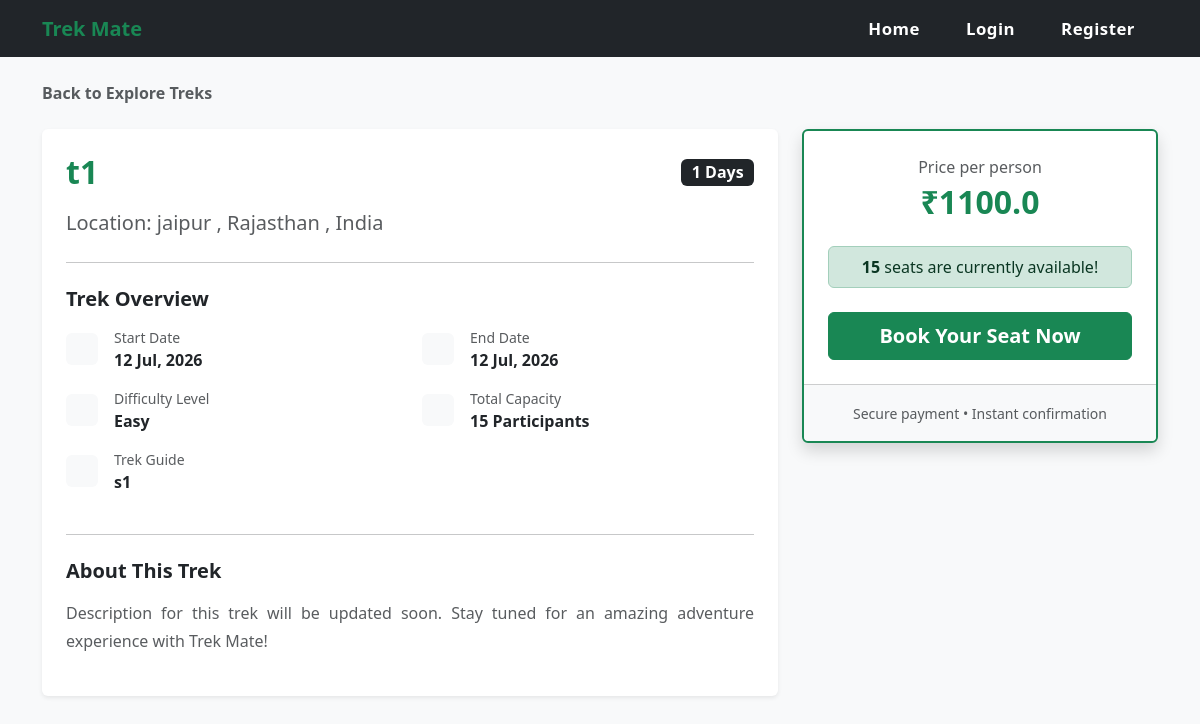
The page /trek/1 on the database its author committed.
### app.py (models this page shows)
class Trek(db.Model):
    __tablename__ = 'trekmate_treks'
    id = db.Column(db.Integer, primary_key=True)
    name = db.Column(db.String(100), nullable=False)
    location = db.Column(db.String(100), nullable=False)
    state = db.Column(db.String(50), nullable=False)
    country = db.Column(db.String(50), nullable=False, default='India')
    description = db.Column(db.Text, nullable=True)
    duration = db.Column(db.Integer, nullable=False)
    difficulty = db.Column(db.String(20), nullable=False)
    available_slots = db.Column(db.Integer, nullable=False)
    requested_slots = db.Column(db.Integer, nullable=True)
    price = db.Column(db.Float, nullable=False, default=0.0)
    status = db.Column(db.String(15), nullable=False, default='Upcoming')
    start_date = db.Column(db.Date, nullable=False)
    end_date = db.Column(db.Date, nullable=False)
    staff_id = db.Column(db.Integer, db.ForeignKey('trekmate_staff.id'))
    bookings = db.relationship('Booking', backref='trek', lazy=True)

class User(db.Model):
    __tablename__ = 'trekmate_user'
    id = db.Column(db.Integer, primary_key=True)
    username = db.Column(db.String(60), unique=True, nullable=False)
    email = db.Column(db.String(100), unique=True, nullable=False)
    password = db.Column(db.String(120), nullable=False)
    role = db.Column(db.String(10), nullable=False, default='trekker')
    status = db.Column(db.String(15), default='Active')
    full_name = db.Column(db.String(120))
    phone_number = db.Column(db.String(20), default="")
    gender = db.Column(db.String(10))
    date_of_birth = db.Column(db.Date)
    city = db.Column(db.String(50))
    state = db.Column(db.String(50))
    bio = db.Column(db.Text, default="")
    staff_profile = db.relationship('StaffProfile', backref='user', uselist=False, cascade="all, delete-orphan")
    bookings = db.relationship('Booking', backref='user', lazy=True)

### app.py (the view)
@app.route("/trek/<int:id>")
def view_trek(id):
    trek = Trek.query.get_or_404(id)
    return render_template("view_trek.html", trek=trek)

### templates/view_trek.html (shortened to what this page needs)
{% extends 'base.html' %}
{% block content %}
<div class="container mt-4 mb-5">
        <div class="mb-4 mt-3">
            <a href="{{ url_for('home')}}" class="text-decoration-none text-muted fw-bold">
                Back to Explore Treks
            </a>
        </div>
    <div class="row">
        <div class="col-md-8 mb-4">
            <div class="card shadow-sm border-0">
                <div class="card-body p-4">
                    <div class="d-flex justify-content-between align-items-center mb-3">
                        <h2 class="fw-bold text-success mb-0">{{ trek.name }}</h2>
                        <span class="badge bg-dark fs-6">{{ trek.duration }} Days</span>
                    </div>
                    <p class="text-muted fs-5">
                        Location: {{ trek.location }}
                        {% if trek.state %}, {{ trek.state }}{% endif %}
                        {% if trek.country %}, {{ trek.country }}{% endif %}
                    </p>
                    <hr class="my-4">
                    <h5 class="fw-bold mb-3">Trek Overview</h5>
                    <div class="row mb-4">
                        <div class="col-sm-6 mb-3">
                            <div class="d-flex align-items-center">
                                <div class="bg-light p-3 rounded me-3 text-success">
                                </div>
                                <div>
                                    <p class="text-muted mb-0 small">Start Date</p>
                                    <p class="fw-bold mb-0">{{ trek.start_date.strftime('%d %b, %Y') }}</p>
                                </div>
                            </div>
                        </div>
                        <div class="col-sm-6 mb-3">
                            <div class="d-flex align-items-center">
                                <div class="bg-light p-3 rounded me-3 text-success">
                                </div>
                                <div>
                                    <p class="text-muted mb-0 small">End Date</p>
                                    <p class="fw-bold mb-0">{{ trek.end_date.strftime('%d %b, %Y') }}</p>
                                </div>
                            </div>
                        </div>
                        <div class="col-sm-6 mb-3">
                            <div class="d-flex align-items-center">
                                <div class="bg-light p-3 rounded me-3 text-success">
                                </div>
                                <div>
                                    <p class="text-muted mb-0 small">Difficulty Level</p>
                                    <p class="fw-bold mb-0">{{ trek.difficulty }}</p>
                                </div>
                            </div>
                        </div>
                        <div class="col-sm-6 mb-3">
                            <div class="d-flex align-items-center">
                                <div class="bg-light p-3 rounded me-3 text-success">
                                </div>
                                <div>
                                    <p class="text-muted mb-0 small">Total Capacity</p>
                                    <p class="fw-bold mb-0">{{ trek.available_slots }} Participants</p>
                                </div>
                            </div>
                        </div>
                        <div class="col-sm-6 mb-3">
                            <div class="d-flex align-items-center">
                                <div class="bg-light p-3 rounded me-3 text-success">
                                </div>
                                <div>
                                    <p class="text-muted mb-0 small">Trek Guide</p>
                                    <p class="fw-bold mb-0">
                                        {% if trek.staff %}
                                            {{ trek.staff.user.username | default('Assigned') }}
                                        {% else %}
                                            <span class="text-warning">Not Assigned Yet</span>
                                        {% endif %}
                                    </p>
                                </div>
                            </div>
                        </div>
                    </div>
                    <hr class="my-4">
                    <h5 class="fw-bold mb-3">About This Trek</h5>
                    <div class="text-muted" style="line-height: 1.8; text-align: justify;">
                        {% if trek.description %}
                            {{ trek.description }}
                        {% else %}
                            <p>Description for this trek will be updated soon. Stay tuned for an amazing adventure experience with Trek Mate!</p>
                        {% endif %}
                    </div>
                </div>
            </div>
        </div>
        <div class="col-md-4">
            <div class="card shadow border-success border-2 sticky-top" style="top: 20px;">
                <div class="card-body p-4 text-center">
                    <p class="text-muted mb-1">Price per person</p>
                    <h2 class="fw-bold text-success mb-4">₹{{ trek.price }}</h2>
                    {% if trek.available_slots > 0 %}
                        <div class="alert alert-success py-2 mb-4">
                            <strong>{{ trek.available_slots }}</strong> seats are currently available!
                        </div>
                        <a href="{{ url_for('book_trek', trek_id=trek.id) }}" class="btn btn-success w-100 fw-bold py-2 fs-5">Book Your Seat Now</a>
                    {% else %}
                        <div class="alert alert-danger py-2 mb-4">
                            This trek is completely <strong>Sold Out</strong>.
                        </div>
                        <button class="btn btn-secondary w-100 fw-bold py-2 fs-5" disabled>Fully Booked</button>
                    {% endif %}
                </div>
                <div class="card-footer bg-light text-center py-3">
                    <small class="text-muted">Secure payment • Instant confirmation</small>
                </div>
            </div>
        </div>
    </div>
</div>
{% endblock %}

### rows shown on the page
Trek: name "t1", duration "1", location "jaipur", state "Rajasthan", country "India", start_date "12 Jul, 2026", end_date "12 Jul, 2026", difficulty "Easy", available_slots "15", price "1100.0"
User: staff.user.username "s1"
